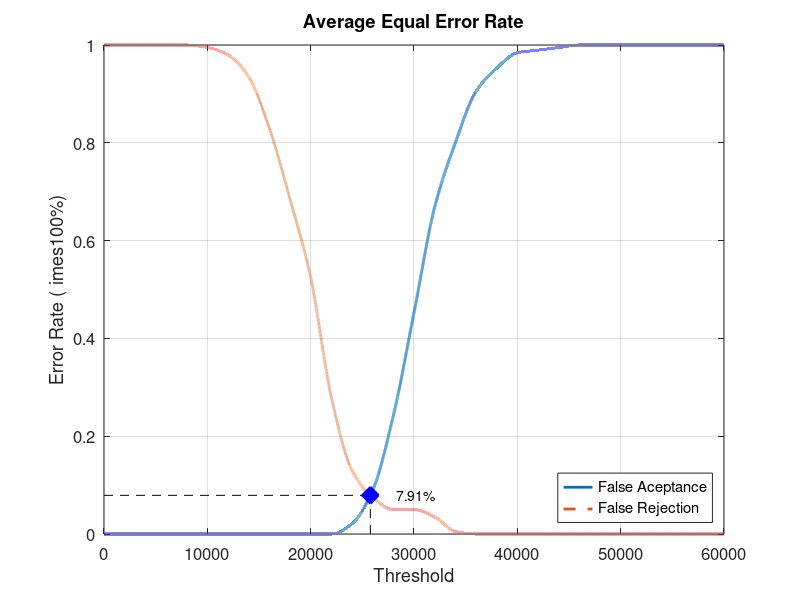
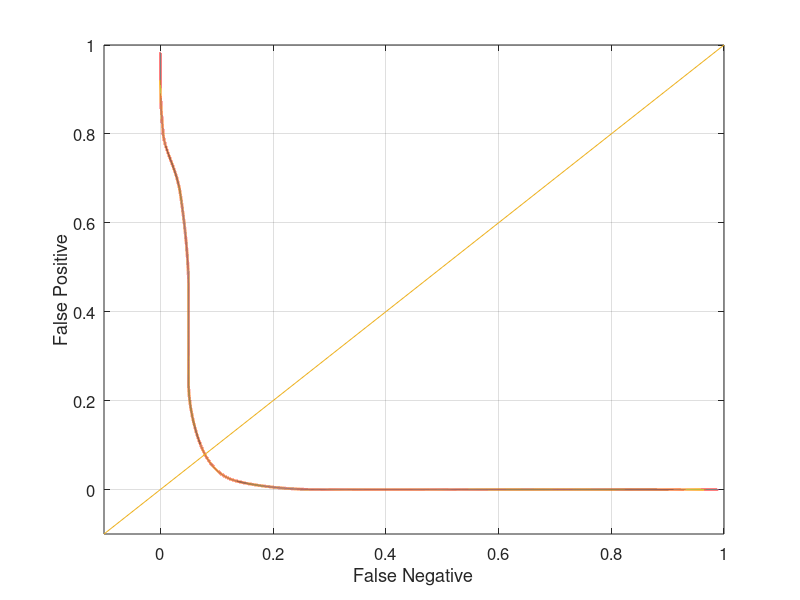

Write the MATLAB code that produced these figures, in order.
close all;
clear;
clc;
x = 0:2000:60000;
xq = 0:0.5:60000;

y0 = [0 0 0 0 0 0 0 0 0 0 0 0 0.0210526 0.0894737 0.242105 0.452632 0.668421 0.8 0.905263 0.952632 0.984211 0.989474 0.994737 1 1 1 1 1 1 1 1]
yy0 = interp1(x, y0, xq, 'pchip');
y1 = [1 1 1 1 1 0.995 0.98 0.935 0.83 0.685 0.525 0.28 0.13 0.075 0.05 0.05 0.035 0.005 0 0 0 0 0 0 0 0 0 0 0 0 0]
yy1 = interp1(x, y1, xq, 'pchip');

% Calculating EER: 
y2 = abs(y0 - y1);
find(y2 == min(y2))
yy2 = abs(yy0 - yy1);
xEER = find(yy2 == min(yy2));
xEERIndex = xq(xEER) % X-axis EER
yEER = yy0(xEER) % Y-axis EER

main = figure
plot(xq, yy0,'-','LineWidth', 2);	hold on
plot(xq, yy1,'--','LineWidth', 2);	hold on
plot([xEERIndex xEERIndex], [0 yEER], 'k--');	hold on
plot([0 xEERIndex], [yEER yEER], 'k--');	hold on
plot(xEERIndex, yEER, 'bx', 'LineWidth', 10);	hold on
text(xEERIndex + 10 * xEERIndex / 100, yEER, [num2str(round((10000 * yEER)) / 100) '%'])
legend('False Aceptance', 'False Rejection', 'Location', 'SouthEast')
xlabel('Threshold')
ylabel('Error Rate (	imes100%)')
title('Average Equal Error Rate')
set(gca, 'FontSize', 12)
axis([0 60000 0 1])
grid on

print(main, 'Database4_3Main', '-dpng');
FNRxFPR = figure('Color', [1 1 1]);
plot(yy1, yy0, '-', yy1, yy0, 'LineWidth', 2);
hold on
y = -0.1:0.1:1
plot(y, y); 
set(gca, 'FontSize', 12)
xlabel('False Negative')
ylabel('False Positive')
axis([-0.1 1 -0.1 1])
set(gca, 'FontSize', 12)
grid on

print(FNRxFPR, 'Database4_3FNRxFPR','-dpng');
